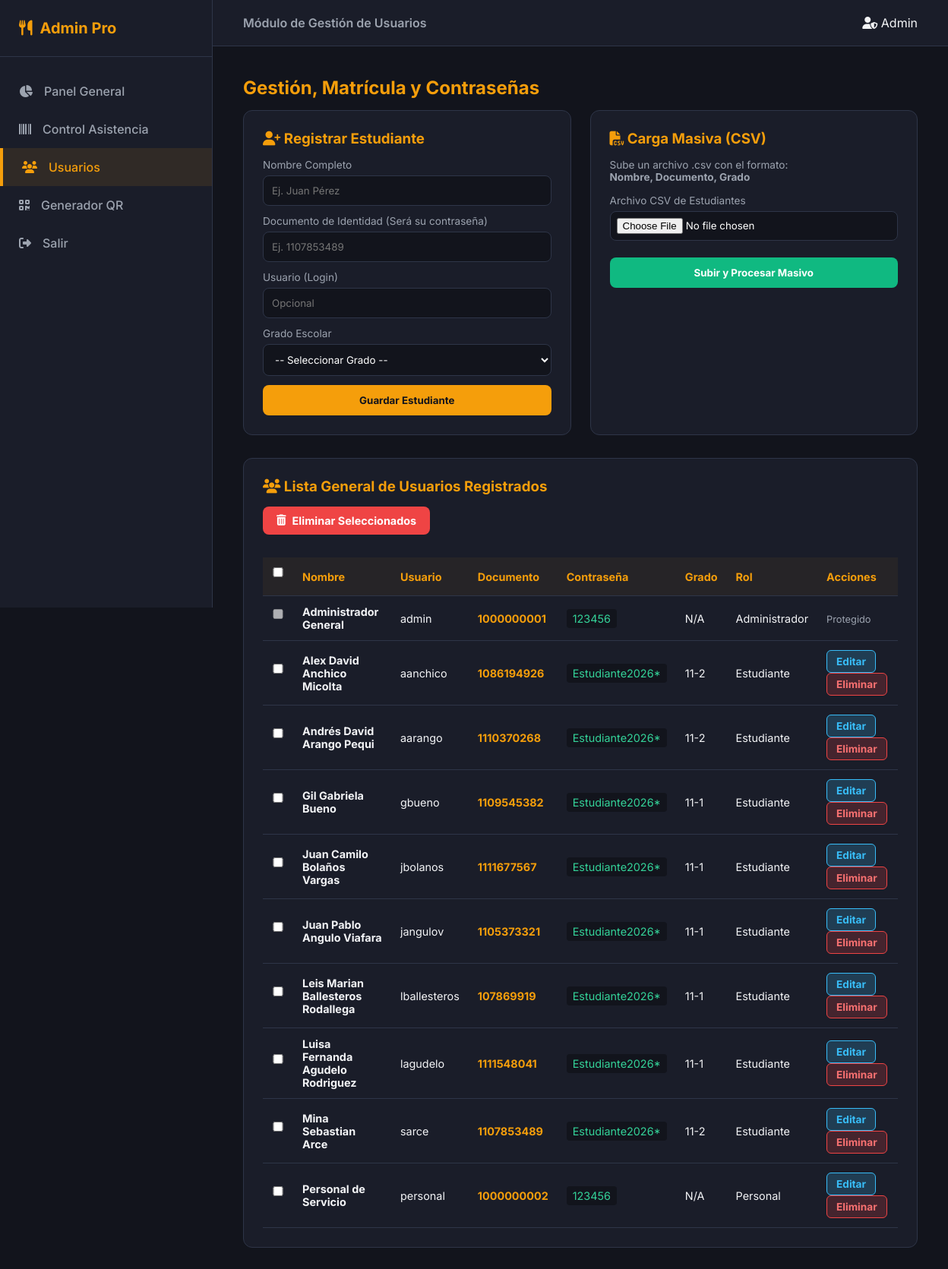
The app's page /admin/usuarios.php (signed in) with its own data.
### tables this page shows
CREATE TABLE usuarios (
    id_usuario INT AUTO_INCREMENT PRIMARY KEY,
    nombre_completo VARCHAR(150) NOT NULL,
    username VARCHAR(50) NOT NULL UNIQUE,
    password_hash VARCHAR(255) NOT NULL,
    password_texto VARCHAR(255) DEFAULT 'Estudiante2026*',
    documento VARCHAR(50) UNIQUE,
    id_rol INT NOT NULL,
    id_grado INT DEFAULT NULL,
    puntos_totales INT DEFAULT 0,
    activo TINYINT DEFAULT 1,
    FOREIGN KEY (id_rol) REFERENCES roles(id_rol) ON DELETE CASCADE,
    FOREIGN KEY (id_grado) REFERENCES grados(id_grado) ON DELETE SET NULL
);

CREATE TABLE roles (
    id_rol INT AUTO_INCREMENT PRIMARY KEY,
    nombre_rol VARCHAR(50) NOT NULL UNIQUE
);

CREATE TABLE grados (
    id_grado INT AUTO_INCREMENT PRIMARY KEY,
    nombre_grado VARCHAR(50) NOT NULL UNIQUE
);

### admin/usuarios.php (the view, shortened to what this page needs)
<?php
require_once __DIR__ . '/../config/conexion.php';
$grados = $pdo->query("SELECT * FROM grados ORDER BY nombre_grado ASC")->fetchAll();
$usuarios = $pdo->query("SELECT u.*, g.nombre_grado, r.nombre_rol FROM usuarios u LEFT JOIN grados g ON u.id_grado = g.id_grado JOIN roles r ON u.id_rol = r.id_rol ORDER BY u.nombre_completo ASC")->fetchAll();
$editando = null;
?>
<!DOCTYPE html>
<html lang="es">
<head>
    <link rel="stylesheet" href="https://cdnjs.cloudflare.com/ajax/libs/font-awesome/6.4.0/css/all.min.css">
</head>
<body>
    <aside>
        <div class="sidebar-brand"><i class="fa-solid fa-utensils"></i> Admin Pro</div>
        <ul class="sidebar-menu">
            <li><a href="dashboard.php"><i class="fa-solid fa-chart-pie"></i> Panel General</a></li>
            <li><a href="asistencia.php"><i class="fa-solid fa-barcode"></i> Control Asistencia</a></li>
            <li><a href="usuarios.php" class="active"><i class="fa-solid fa-users"></i> Usuarios</a></li>
            <li><a href="qr_generator.php"><i class="fa-solid fa-qrcode"></i> Generador QR</a></li>
            <li><a href="../logout.php"><i class="fa-solid fa-right-from-bracket"></i> Salir</a></li>
        </ul>
    </aside>
    <main>
        <header>
            <div style="font-weight: 600; color: var(--text-muted);">Módulo de Gestión de Usuarios</div>
            <span><i class="fa-solid fa-user-shield"></i> Admin</span>
        </header>
        <div class="content">
            <h2>Gestión, Matrícula y Contraseñas</h2>
            <div class="grid-forms">
                <?php if ($editando): ?>
                <div class="card" style="border: 2px solid #38bdf8;">
                    <h3><i class="fa-solid fa-user-pen"></i> Editar Estudiante</h3>
                    <form method="POST">
                        <input type="hidden" name="id_usuario" value="<?= $editando['id_usuario'] ?>">
                        <label>Nombre Completo</label>
                        <input type="text" name="nombre_completo" value="<?= htmlspecialchars($editando['nombre_completo']) ?>" required>
                        <label>Documento de Identidad (Será también su contraseña)</label>
                        <input type="text" name="documento" value="<?= htmlspecialchars($editando['documento']) ?>" required>
                        <label>Usuario (Login)</label>
                        <input type="text" name="username" value="<?= htmlspecialchars($editando['username']) ?>">
                        <label>Grado Escolar</label>
                        <select name="id_grado" required>
                            <option value="">-- Seleccionar Grado --</option>
                            <?php foreach ($grados as $g): ?>
                                <option value="<?= $g['id_grado'] ?>" <?= $editando['id_grado'] == $g['id_grado'] ? 'selected' : '' ?>><?= htmlspecialchars($g['nombre_grado']) ?></option>
                            <?php endforeach; ?>
                        </select>
                        <button type="submit" name="editar_estudiante" class="btn-dorado" style="background-color: #38bdf8; color: #12141c;">Actualizar Estudiante</button>
                        <a href="usuarios.php" style="display: block; text-align: center; margin-top: 10px; color: var(--text-muted); font-size: 0.85rem; text-decoration: none;">Cancelar Edición</a>
                    </form>
                </div>
                <?php else: ?>
                <div class="card">
                    <h3><i class="fa-solid fa-user-plus"></i> Registrar Estudiante</h3>
                    <form method="POST">
                        <label>Nombre Completo</label>
                        <input type="text" name="nombre_completo" required placeholder="Ej. Juan Pérez">
                        <label>Documento de Identidad (Será su contraseña)</label>
                        <input type="text" name="documento" required placeholder="Ej. 1107853489">
                        <label>Usuario (Login)</label>
                        <input type="text" name="username" placeholder="Opcional">
                        <label>Grado Escolar</label>
                        <select name="id_grado" required>
                            <option value="">-- Seleccionar Grado --</option>
                        </select>
                        <button type="submit" name="crear_estudiante" class="btn-dorado">Guardar Estudiante</button>
                    </form>
                </div>
                <?php endif; ?>
                <div class="card">
                    <h3><i class="fa-solid fa-file-csv"></i> Carga Masiva (CSV)</h3>
                    <p style="font-size: 0.85rem; color: var(--text-muted); margin-bottom: 15px;">Sube un archivo <code>.csv</code> con el formato: <br><strong>Nombre, Documento, Grado</strong></p>
                    <form method="POST" enctype="multipart/form-data">
                        <label>Archivo CSV de Estudiantes</label>
                        <input type="file" name="archivo_csv" accept=".csv" required style="padding: 8px;">
                        <button type="submit" name="cargar_csv" class="btn-dorado" style="background-color: #10b981; color: white; margin-top: 10px;">Subir y Procesar Masivo</button>
                    </form>
                </div>
            </div>
            <div class="card">
                <h3><i class="fa-solid fa-users"></i> Lista General de Usuarios Registrados</h3>
                <form method="POST" id="form-masivo" onsubmit="return confirm('¿Estás seguro de eliminar a los estudiantes seleccionados?');">
                    <button type="submit" name="eliminar_seleccionados" class="btn-eliminar-masivo">
                        <i class="fa-solid fa-trash-can"></i> Eliminar Seleccionados
                    </button>
                    <table>
                        <thead>
                            <tr>
                                <th style="width: 40px;"><input type="checkbox" id="seleccionar-todos"></th>
                                <th>Nombre</th>
                                <th>Usuario</th>
                                <th>Documento</th>
                                <th>Contraseña</th>
                                <th>Grado</th>
                                <th>Rol</th>
                                <th>Acciones</th>
                            </tr>
                        </thead>
                        <tbody>
                            <?php foreach ($usuarios as $u): ?>
                            <tr>
                                <td>
                                    <?php if ($u['id_rol'] != 1): ?>
                                        <input type="checkbox" name="estudiantes_ids[]" value="<?= $u['id_usuario'] ?>" class="check-estudiante">
                                    <?php else: ?>
                                        <input type="checkbox" disabled>
                                    <?php endif; ?>
                                </td>
                                <td><strong><?= htmlspecialchars($u['nombre_completo']) ?></strong></td>
                                <td><?= htmlspecialchars($u['username']) ?></td>
                                <td><strong style="color: var(--accent-gold);"><?= htmlspecialchars($u['documento'] ?? 'N/A') ?></strong></td>
                                <td><code style="background: #12141c; padding: 4px 8px; border-radius: 4px; color: #34d399;"><?= htmlspecialchars($u['password_texto'] ?? $u['documento'] ?? 'N/A') ?></code></td>
                                <td><?= htmlspecialchars($u['nombre_grado'] ?? 'N/A') ?></td>
                                <td><?= htmlspecialchars($u['nombre_rol']) ?></td>
                                <td>
                                    <?php if ($u['id_rol'] != 1): ?>
                                        <a href="usuarios.php?editar=<?= $u['id_usuario'] ?>" class="btn-editar">Editar</a>
                                        <a href="usuarios.php?eliminar=<?= $u['id_usuario'] ?>" class="btn-eliminar" onclick="return confirm('¿Seguro que deseas eliminar este usuario?');">Eliminar</a>
                                    <?php else: ?>
                                        <span style="color: var(--text-muted); font-size: 0.8rem;">Protegido</span>
                                    <?php endif; ?>
                                </td>
                            </tr>
                            <?php endforeach; ?>
                        </tbody>
                    </table>
                </form>
            </div>
        </div>
    </main>
</body>
</html>

### admin/usuarios.php (style rules this page uses)
:root { --bg-main: #12141c; --bg-card: #1a1d29; --accent-gold: #f59e0b; --text-main: #f3f4f6; --text-muted: #9ca3af; --border-color: #2e3548; }
* { box-sizing: border-box; margin: 0; padding: 0; font-family: 'Inter', sans-serif; }
body { background-color: var(--bg-main); color: var(--text-main); display: flex; min-height: 100vh; }
aside { width: 280px; background-color: var(--bg-card); border-right: 1px solid var(--border-color); display: flex; flex-direction: column; position: fixed; height: 100vh; }
.sidebar-brand { padding: 25px; font-size: 1.25rem; font-weight: 700; color: var(--accent-gold); display: flex; align-items: center; gap: 10px; border-bottom: 1px solid var(--border-color); }
.sidebar-menu { list-style: none; padding: 20px 0; flex-grow: 1; }
.sidebar-menu li a { display: flex; align-items: center; gap: 15px; padding: 15px 25px; color: var(--text-muted); text-decoration: none; font-weight: 500; transition: all 0.3s ease; }
.sidebar-menu li a:hover, .sidebar-menu li a.active { background-color: rgba(245, 158, 11, 0.1); color: var(--accent-gold); border-left: 4px solid var(--accent-gold); }
main { margin-left: 280px; flex-grow: 1; display: flex; flex-direction: column; }
header { background-color: var(--bg-card); border-bottom: 1px solid var(--border-color); padding: 20px 40px; display: flex; justify-content: space-between; align-items: center; }
.content { padding: 40px; }
.grid-forms { display: grid; grid-template-columns: 1fr 1fr; gap: 25px; margin-bottom: 30px; }
.card { background-color: var(--bg-card); border: 1px solid var(--border-color); border-radius: 12px; padding: 25px; }
h2, h3 { color: var(--accent-gold); margin-bottom: 15px; }
label { display: block; font-size: 0.85rem; color: var(--text-muted); margin-bottom: 6px; }
input, select { width: 100%; padding: 11px; background-color: #12141c; border: 1px solid var(--border-color); border-radius: 8px; color: white; margin-bottom: 12px; outline: none; }
.btn-dorado { background-color: var(--accent-gold); color: #12141c; font-weight: 700; padding: 12px; border: none; border-radius: 8px; cursor: pointer; width: 100%; }
table { width: 100%; border-collapse: collapse; margin-top: 15px; text-align: left; }
th, td { padding: 12px; border-bottom: 1px solid var(--border-color); font-size: 0.9rem; }
th { color: var(--accent-gold); background-color: rgba(245, 158, 11, 0.05); }
.btn-editar { background: rgba(56, 189, 248, 0.2); color: #38bdf8; border: 1px solid #38bdf8; padding: 6px 12px; border-radius: 6px; text-decoration: none; font-weight: bold; font-size: 0.85rem; margin-right: 5px; display: inline-block; }
.btn-eliminar { background: rgba(239, 68, 68, 0.2); color: #f87171; border: 1px solid #ef4444; padding: 6px 12px; border-radius: 6px; text-decoration: none; font-weight: bold; font-size: 0.85rem; display: inline-block; }
.btn-eliminar-masivo { background-color: #ef4444; color: white; border: none; padding: 10px 18px; border-radius: 8px; font-weight: bold; cursor: pointer; display: inline-flex; align-items: center; gap: 8px; font-size: 0.9rem; margin-bottom: 15px; }

### records on screen
usuarios: nombre_completo "Administrador General", username "admin", documento "1000000001", password_texto "123456", nombre_grado "N/A", id_rol.nombre_rol "Administrador", shows "Protegido"
usuarios: nombre_completo "Alex David Anchico Micolta", username "aanchico", documento "1086194926", password_texto "Estudiante2026*", id_grado.nombre_grado "11-2", id_rol.nombre_rol "Estudiante"
usuarios: nombre_completo "Andrés David Arango Pequi", username "aarango", documento "1110370268", password_texto "Estudiante2026*", id_grado.nombre_grado "11-2", id_rol.nombre_rol "Estudiante"
usuarios: nombre_completo "Gil Gabriela Bueno", username "gbueno", documento "1109545382", password_texto "Estudiante2026*", id_grado.nombre_grado "11-1", id_rol.nombre_rol "Estudiante"
usuarios: nombre_completo "Juan Camilo Bolaños Vargas", username "jbolanos", documento "1111677567", password_texto "Estudiante2026*", id_grado.nombre_grado "11-1", id_rol.nombre_rol "Estudiante"
usuarios: nombre_completo "Juan Pablo Angulo Viafara", username "jangulov", documento "1105373321", password_texto "Estudiante2026*", id_grado.nombre_grado "11-1", id_rol.nombre_rol "Estudiante"
usuarios: nombre_completo "Leis Marian Ballesteros Rodallega", username "lballesteros", documento "107869919", password_texto "Estudiante2026*", id_grado.nombre_grado "11-1", id_rol.nombre_rol "Estudiante"
usuarios: nombre_completo "Luisa Fernanda Agudelo Rodriguez", username "lagudelo", documento "1111548041", password_texto "Estudiante2026*", id_grado.nombre_grado "11-1", id_rol.nombre_rol "Estudiante"
usuarios: nombre_completo "Mina Sebastian Arce", username "sarce", documento "1107853489", password_texto "Estudiante2026*", id_grado.nombre_grado "11-2", id_rol.nombre_rol "Estudiante"
usuarios: nombre_completo "Personal de Servicio", username "personal", documento "1000000002", password_texto "123456", nombre_grado "N/A", id_rol.nombre_rol "Personal"
